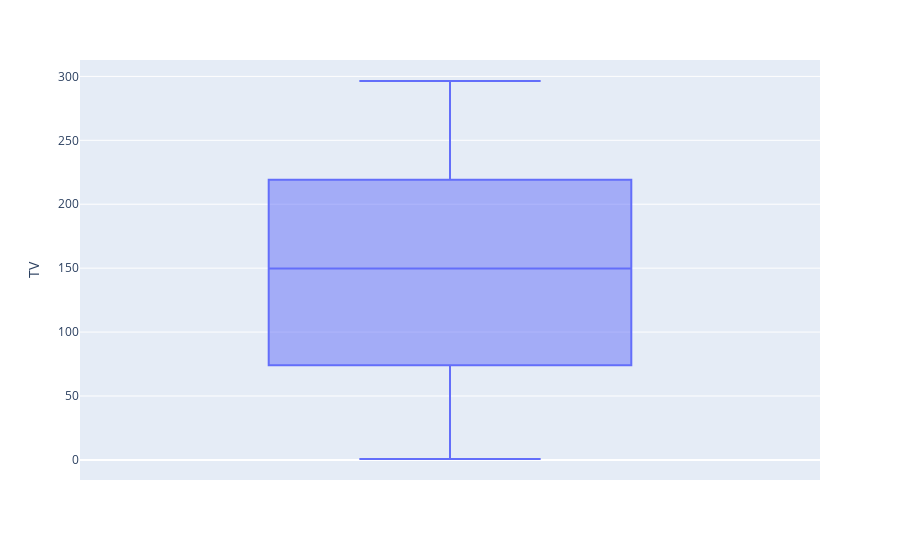

Write notebook code for a chart like this one.
### Code cell
import plotly.express as px
fig = px.box(df, y = "TV")
fig.show()

### Figure 1 — Plotly figure (JSON) as saved in the notebook; plotly's stock layout.template omitted (floating-point values rounded to 4 significant figures; data arrays with more than 128 entries replaced by an {"elided": "..."} marker saying what was removed)
{"data": [{"alignmentgroup": "True", "hovertemplate": "TV=%{y}<extra></extra>", "legendgroup": "", "marker": {"color": "#636efa"}, "name": "", "notched": false, "offsetgroup": "", "orientation": "v", "showlegend": false, "type": "box", "x0": " ", "xaxis": "x", "y": {"elided": "200 float values"}, "y0": " ", "yaxis": "y"}], "layout": {"autosize": true, "boxmode": "group", "legend": {"tracegroupgap": 0}, "margin": {"t": 60}, "xaxis": {"anchor": "y", "autorange": true, "domain": [0, 1], "range": [-0.5, 0.5], "type": "category"}, "yaxis": {"anchor": "x", "autorange": true, "domain": [0, 1], "range": [-15.73, 312.8], "title": {"text": "TV"}, "type": "linear"}}}
